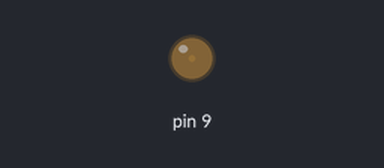
Bench run of a sketch on a simulated Arduino Uno, built with avr-gcc and run on an emulated ATmega328P. On the bench: output pins drawn as LEDs (lit = HIGH).

Above: at 0.05 s.
At 1.15 s:
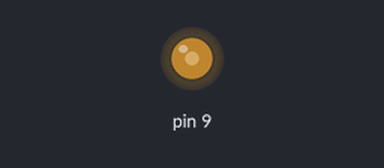
At 2.3 s:
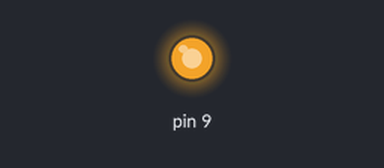
At 4.6 s:
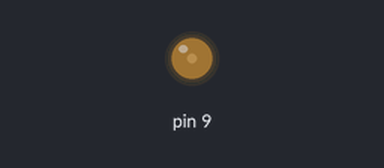
Timing chart, 0 to 6.7 s (numbered marks = the images above):
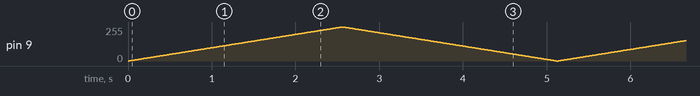

The sketch:

Dimming_LED.ino
```cpp
void setup() {
  pinMode(9, OUTPUT);
}

void loop() {
  for(int i = 0; i < 256; i++){
    analogWrite(9, i);
    delay(10);
  }
  for(int i = 0; i < 256; i++){
    analogWrite(9, 255-i);
    delay(10);
  }
}
```
